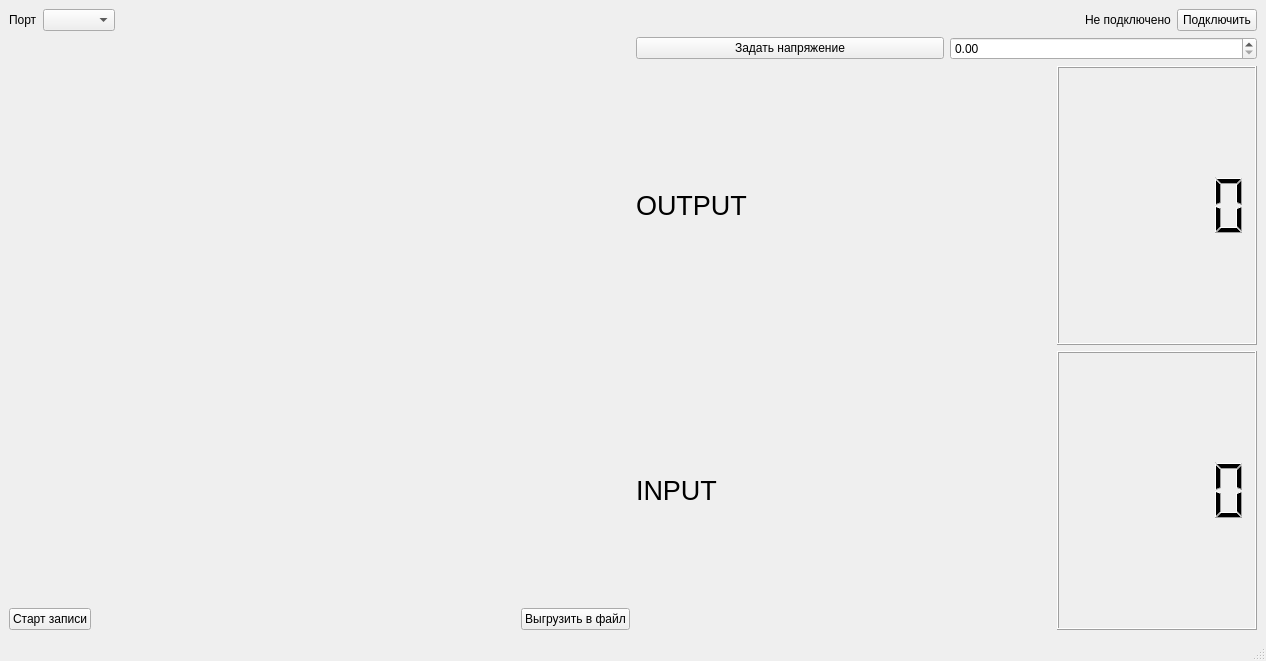
<?xml version="1.0" encoding="UTF-8"?>
<ui version="4.0">
 <class>MainWindow</class>
 <widget class="QMainWindow" name="MainWindow">
  <property name="geometry">
   <rect>
    <x>0</x>
    <y>0</y>
    <width>1266</width>
    <height>661</height>
   </rect>
  </property>
  <property name="windowTitle">
   <string>MainWindow</string>
  </property>
  <widget class="QWidget" name="centralwidget">
   <layout class="QGridLayout" name="gridLayout_2">
    <item row="0" column="0">
     <layout class="QGridLayout" name="gridLayout">
      <item row="0" column="0" colspan="2">
       <layout class="QHBoxLayout" name="horizontalLayout">
        <item>
         <widget class="QLabel" name="label">
          <property name="text">
           <string>Порт</string>
          </property>
         </widget>
        </item>
        <item>
         <widget class="QComboBox" name="port_combo_box"/>
        </item>
        <item>
         <spacer name="horizontalSpacer_4">
          <property name="orientation">
           <enum>Qt::Horizontal</enum>
          </property>
          <property name="sizeHint" stdset="0">
           <size>
            <width>40</width>
            <height>20</height>
           </size>
          </property>
         </spacer>
        </item>
        <item>
         <widget class="QLabel" name="connection_info_label">
          <property name="text">
           <string>Не подключено</string>
          </property>
         </widget>
        </item>
        <item>
         <widget class="QPushButton" name="connect_button">
          <property name="text">
           <string>Подключить</string>
          </property>
         </widget>
        </item>
       </layout>
      </item>
      <item row="2" column="1">
       <layout class="QVBoxLayout" name="verticalLayout_3">
        <item>
         <layout class="QHBoxLayout" name="horizontalLayout_2">
          <item>
           <widget class="QPushButton" name="set_voltage_button">
            <property name="text">
             <string>Задать напряжение</string>
            </property>
           </widget>
          </item>
          <item>
           <widget class="QDoubleSpinBox" name="voltageSpinBox">
            <property name="maximum">
             <double>5.000000000000000</double>
            </property>
            <property name="singleStep">
             <double>0.020000000000000</double>
            </property>
           </widget>
          </item>
         </layout>
        </item>
        <item>
         <layout class="QHBoxLayout" name="horizontalLayout_3">
          <item>
           <widget class="QLabel" name="_output_label">
            <property name="minimumSize">
             <size>
              <width>100</width>
              <height>0</height>
             </size>
            </property>
            <property name="font">
             <font>
              <pointsize>20</pointsize>
             </font>
            </property>
            <property name="text">
             <string>OUTPUT</string>
            </property>
           </widget>
          </item>
          <item>
           <spacer name="horizontalSpacer_2">
            <property name="orientation">
             <enum>Qt::Horizontal</enum>
            </property>
            <property name="sizeHint" stdset="0">
             <size>
              <width>40</width>
              <height>20</height>
             </size>
            </property>
           </spacer>
          </item>
          <item>
           <widget class="QLCDNumber" name="output_lcd">
            <property name="minimumSize">
             <size>
              <width>200</width>
              <height>0</height>
             </size>
            </property>
            <property name="smallDecimalPoint">
             <bool>true</bool>
            </property>
           </widget>
          </item>
         </layout>
        </item>
        <item>
         <layout class="QHBoxLayout" name="horizontalLayout_4">
          <item>
           <widget class="QLabel" name="_input_label">
            <property name="minimumSize">
             <size>
              <width>100</width>
              <height>0</height>
             </size>
            </property>
            <property name="font">
             <font>
              <pointsize>20</pointsize>
             </font>
            </property>
            <property name="text">
             <string>INPUT</string>
            </property>
           </widget>
          </item>
          <item>
           <spacer name="horizontalSpacer_5">
            <property name="orientation">
             <enum>Qt::Horizontal</enum>
            </property>
            <property name="sizeHint" stdset="0">
             <size>
              <width>40</width>
              <height>20</height>
             </size>
            </property>
           </spacer>
          </item>
          <item>
           <widget class="QLCDNumber" name="input_lcd">
            <property name="minimumSize">
             <size>
              <width>200</width>
              <height>0</height>
             </size>
            </property>
            <property name="smallDecimalPoint">
             <bool>true</bool>
            </property>
           </widget>
          </item>
         </layout>
        </item>
       </layout>
      </item>
      <item row="2" column="0">
       <layout class="QVBoxLayout" name="verticalLayout">
        <item>
         <widget class="PlotWidget" name="graph" native="true">
          <property name="minimumSize">
           <size>
            <width>200</width>
            <height>401</height>
           </size>
          </property>
         </widget>
        </item>
        <item>
         <layout class="QHBoxLayout" name="horizontalLayout_6">
          <item>
           <widget class="QPushButton" name="start_stop_button">
            <property name="text">
             <string>Старт записи</string>
            </property>
           </widget>
          </item>
          <item>
           <spacer name="horizontalSpacer">
            <property name="orientation">
             <enum>Qt::Horizontal</enum>
            </property>
            <property name="sizeHint" stdset="0">
             <size>
              <width>40</width>
              <height>20</height>
             </size>
            </property>
           </spacer>
          </item>
          <item>
           <widget class="QPushButton" name="download_button">
            <property name="text">
             <string>Выгрузить в файл</string>
            </property>
           </widget>
          </item>
         </layout>
        </item>
       </layout>
      </item>
     </layout>
    </item>
   </layout>
  </widget>
  <widget class="QStatusBar" name="statusbar"/>
 </widget>
 <customwidgets>
  <customwidget>
   <class>PlotWidget</class>
   <extends>QWidget</extends>
   <header>pyqtgraph</header>
   <container>1</container>
  </customwidget>
 </customwidgets>
 <resources/>
 <connections/>
</ui>
